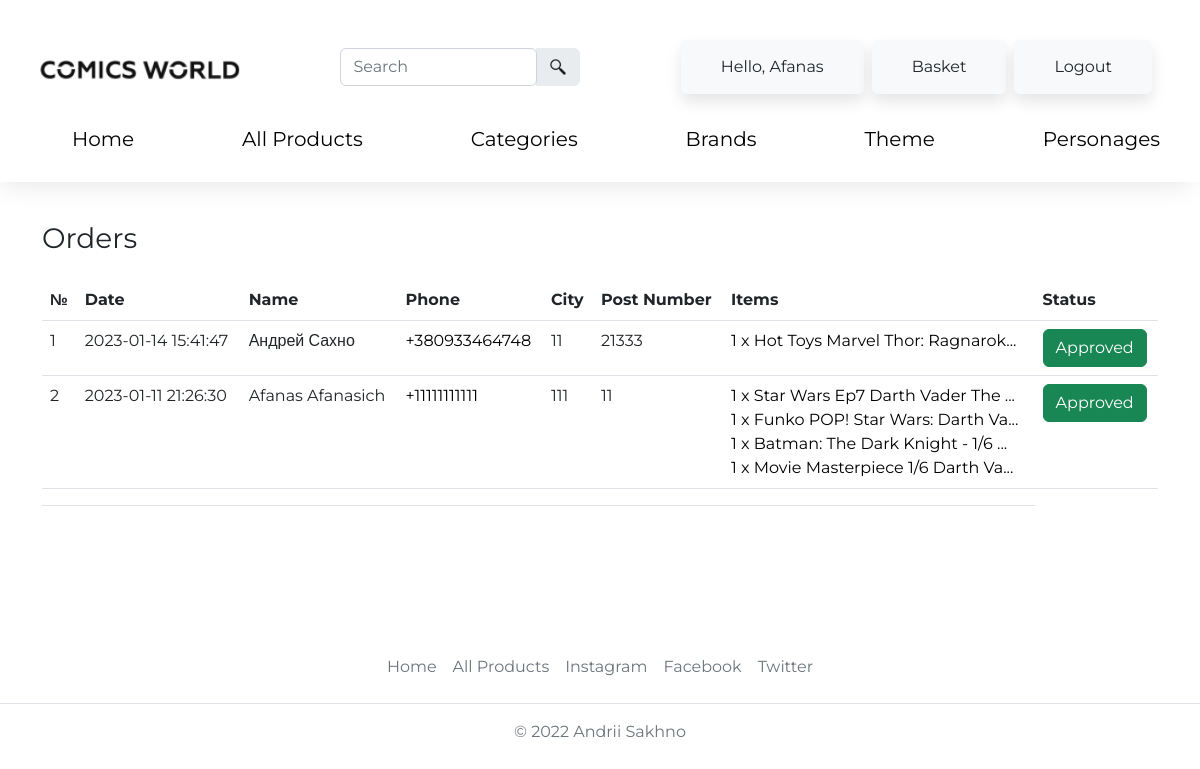
The page /user (signed in) on the database its author committed.
### tables this page shows
CREATE TABLE `user_order` (
  `id` int NOT NULL,
  `date` datetime NOT NULL,
  `user_id` int DEFAULT NULL,
  `name` varchar(255) NOT NULL,
  `phone` varchar(255) NOT NULL,
  `city` varchar(255) NOT NULL,
  `post_number` varchar(255) NOT NULL,
  `total_price` double NOT NULL,
  `status` varchar(255) NOT NULL DEFAULT 'in processing'
);

CREATE TABLE `product` (
  `id` int NOT NULL,
  `name` varchar(255) NOT NULL,
  `photo` varchar(255) NOT NULL,
  `category_id` int DEFAULT NULL,
  `theme_id` int DEFAULT NULL,
  `personage_id` int DEFAULT NULL,
  `brand_id` int DEFAULT NULL,
  `price` double NOT NULL,
  `count` int NOT NULL,
  `short_description` text,
  `description` text,
  `visible` int NOT NULL DEFAULT '1'
);

### core/Template.php (called while the page is built, shortened)
<?php
class Template
{
    protected $path;
    public function __construct($path)
    {
        $this->path = $path;
    }
    public function getHTML()
    {
        include($this->path);
        $html = ob_get_contents();
        return $html;
    }
}

### core/Controller.php (called while the page is built, shortened)
<?php
class Controller
{
    protected $viewPath;
    public function __construct() {
        $this->moduleName = \core\Core::getInstance()->app['moduleName'];
        $this->actionName = \core\Core::getInstance()->app['actionName'];
        $this->viewPath = "views/{$this->moduleName}/{$this->actionName}.php";
    }
    public function render($viewPath = null, $params = null) {
        if(empty($viewPath))
            $viewPath = $this->viewPath;
        $tpl = new Template($viewPath);
        if(!empty($params))
            $tpl->setParams($params);
        return $tpl->getHTML();
    }
}

### controllers/UserController.php (called while the page is built, shortened)
<?php
class UserController extends Controller
{
    public function indexAction() {
        if(User::isAdmin())
            $orders = Order::getOrdersByStatus('in processing');
        else
            $orders = Order::getUserOrdersById(User::getCurrentAuthenticatedUser()['id']);
        return $this->render(null, [
            'orders' => $orders
        ]);
    }
}

### index.php (called while the page is built, shortened)
<?php
spl_autoload_register(function ($className) {
    $path = $className . '.php';
});
$core = core\Core::getInstance();
$core->Initialize();
$core->Run();

### models/User.php (called while the page is built, shortened)
<?php
class User
{
    public static function getCurrentAuthenticatedUser() {
        return $_SESSION['user'];
    }
    public static  function isAdmin() {
        $user = self::getCurrentAuthenticatedUser();
        return $user['access_level'] == 10;
    }
}

### core/DB.php (called while the page is built, shortened)
<?php
class DB
{
    protected  $pdo;
    public function __construct($hostname, $login, $password, $database){
        $this->pdo = new \PDO("mysql: host={$hostname};dbname={$database}", $login, $password);
    }
    public function select($tableName, $fieldsList = "*", $conditionArray = null, $operatorName = 'LIKE') {
        if(is_string($fieldsList))
            $fieldsListString = $fieldsList;
        $wherePartString = "";
        if(is_array($conditionArray)) {
            $parts = [];
            foreach ($conditionArray as $key => $value) {
                $parts[]="{$key} {$operatorName} :{$key}";
            }
            if(is_string($wherePartString))
                $wherePartString = "WHERE ".implode(' AND ', $parts);
        }
        $res = $this->pdo->prepare(
            "SELECT {$fieldsListString} FROM {$tableName} {$wherePartString}");
        $res->execute($conditionArray);
        return $res->fetchAll(\PDO::FETCH_ASSOC);
    }
}

### models/Order.php (called while the page is built, shortened)
<?php
class Order
{
    protected static $tableName = 'user_order';
    public static function getUserOrdersById($userId) {
        $orders = Core::getInstance()->db->select(self::$tableName, '*', [
            'user_id' => $userId
        ]);
        return array_reverse($orders);
    }
    public static function getOrderItems($order_id) {
        $rows = Core::getInstance()->db->select('order_item', '*', [
            'order_id' => $order_id
        ]);
        $products = [];
        foreach ($rows as $row) {
            $product = Product::getById($row['product_id']);
            $products [] = ['product' => $product, 'count_in_order' => $row['count']];
        }
        return $products;
    }
}

### models/Product.php (called while the page is built, shortened)
<?php
class Product
{
    protected static $tableName = 'product';
    public static function getById($id) {
        $row = Core::getInstance()->db->select(self::$tableName, '*', [
            'id' => $id
        ]);
        if(!empty($row))
            return $row[0];
        else
            return null;
    }
}

### views/user/index.php (the view, shortened to what this page needs)
<h1 class="h3 mb-4 fw-normal">Orders</h1>
<?php if(count($orders) == 0) : ?>
    <?php
    $text = [];
    if(User::isAdmin())
        $text += ['title' => 'No unconfirmed orders :)'];
    else {
        $text += ['title' => 'No unconfirmed orders'];
        $text += ['description' => 'But you can order some goods <a href="/product">here</a>.'];
    }
    ?>
    <div class="empty-block">
        <h3 class="h3"><?=$text['title']?></h3>
        <span><?=$text['description']?></span>
    </div>
<?php else : ?>
    <table class="table">
        <thead>
        <tr>
            <th>№</th>
            <th>Date</th>
            <th>Name</th>
            <th>Phone</th>
            <th>City</th>
            <th>Post Number</th>
            <th>Items</th>
            <th>Status</th>
        </tr>
        </thead>
        <?php
        $index = 1;
        foreach ($orders as $row) : ?>
            <tr class="table-row-dyn">
                <td><?=$index?></td>
                <td><?=$row['date']?></td>
                <td><?=$row['name']?></td>
                <td><a href="tel: <?=$row['phone']?>"><?=$row['phone']?></a></td>
                <td><?=$row['city']?></td>
                <td><?=$row['post_number']?></td>
                <td>
                    <?php
                        $items = Order::getOrderItems($row['id']);
                        $output = "";
                        for ($i = 0; $i <= count($items) - 1; $i++) {
                            $name = substr($items[$i]['product']['name'], 0, 30).'...';
                            $id = $items[$i]['product']['id'];
                            $output .= "<a href='/product/view/{$id}' class='styled'>{$items[$i]['count_in_order']} x {$name}</a><br>";
                        }
                        echo $output;
                    ?>
                </td>
                <td>
                    <form action="" method="post" class="form-status">
                        <a class="btn
                        <?php
                        if(!User::isAdmin())
                            echo " href-dis";
                        if($row['status'] == 'in processing')
                            echo ' btn-warning';
                        else if($row['status'] == 'approved')
                            echo ' btn-success';
                        ?>" href="/user/approve/<?=$row['id']?>"><?=ucfirst($row['status'])?></a>
                    </form>
                </td>
            </tr>
            <?php
            $index++;
        endforeach; ?>
        <tfoot>
        <tr>
            <th></th>
            <th></th>
            <th></th>
            <th></th>
            <th></th>
            <th></th>
            <th></th>
        </tr>
        </tfoot>
    </table>
<?php endif; ?>

### themes/light/css/style.css (style rules this page uses)
html, body { font-family: 'Montserrat', sans-serif; height: 100%; }
a { cursor: pointer; text-decoration: none; color: black }
.table-row-dyn { cursor: pointer; }
.href-dis { pointer-events: none; cursor: default; }

### rows shown on the page
user_order: date "2023-01-14 15:41:47", name "Андрей Сахно", phone "+380933464748", city "11", post_number "21333", status "Approved"
product: count_in_order "1", name "Hot Toys Marvel Thor: Ragnarok..."
user_order: date "2023-01-11 21:26:30", name "Afanas Afanasich", phone "+11111111111", city "111", post_number "11", status "Approved"
product: count_in_order "1", name "Star Wars Ep7 Darth Vader The ..."
product: count_in_order "1", name "Funko POP! Star Wars: Darth Va..."
product: count_in_order "1", name "Batman: The Dark Knight - 1/6 ..."
product: count_in_order "1", name "Movie Masterpiece 1/6 Darth Va..."

### other values the page prints
$user['firstname'] "Afanas"
